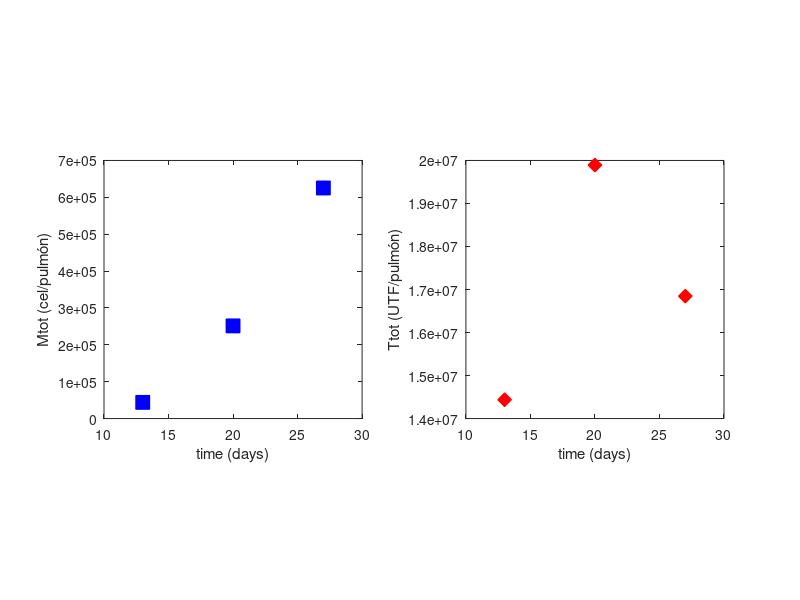

The MATLAB script that drew this image: (Note: this script raises an error after producing the figure.)
close all
clear all
clc

%% Parameter values
% To be optimized:
k2=4.5e-08; % fagocitosis
k4=10018.8985; %muerte de Tf por Mf
k5=290.8121; % apoptosis
k6=8100000; % reclutamiento de M por Mf
k9=4.8916e-10; % muerte de M por T
k10=0.2638; % muerte de Mf por T
k13=3.8989e-02; % necrosis
k14=0.24427; % muerte de Mf por Tf
k17=5.6957 %capacidad de interior de Mf vertido en la MEC de inducir fagocitosis

% Fixed
k1=0.0019; % muerte natural de M
k3=0.0019; % muerte natural de Mf
k8=0.3423; % tasa de crecimiento de T
k12=0.3423; % tasa de crecimiento de Tf
k15=2.4e+07; % capacidad de carga de T y de Tf
k16=7; %numero promedio de Tf fagocitada por Mf

%% Experimental data
time_E=[ 14, 21, 28]-1; % in days
Mtot_exp=[43831.16, 251298.7, 625324.67]; % cel/pulmón
Ttot_exp=[14438502.67, 19893048.12, 16844919.78]; % UFC/pulmón
%% Plot the data
figure
subplot(1,2,1)
plot(time_E, Mtot_exp,'s','MarkerSize', 10, 'MarkerFaceColor', 'b', 'MarkerEdgeColor', 'b')
ylabel('Mtot (cel/pulmón)')
xlabel('time (days)')
axis square

subplot(1,2,2)
plot(time_E, Ttot_exp,'d', 'MarkerSize',10, 'MarkerFaceColor','r','MarkerEdgeColor', 'r')
hold on 
%plot(-2,31914.89, 'dr', 'MarkerSize',10)
ylabel('Ttot (UTF/pulmón)')
xlabel('time (days)')
axis square


%% Run the local optimization
% Initial guess for the parameters
xinit=[k2,k4, k5, k6, k9, k10, k13, k14, k17];

% Set optimization problem
%[x,J,flag]=fminsearch(@(x)CostFunction_Tb(x,time_E, Ttot_exp, Mtot_exp),xinit);

%% Run the global optimization

tic
gs=GlobalSearch('StartPointsToRun','bounds-ineqs','Display','iter');
min=@(x)CostFunction_Tb(x,time_E, Ttot_exp, Mtot_exp);
problem=createOptimProblem('fmincon','x0',xinit,'objective',min,...
    'lb',[0,10,0,100000,0,0,0,0,0],'ub',[100,100000000,10000000,100000000000,100,1000,100,1000,100]); % around the initial guesses
x=run(gs,problem);
toc


%%
% parameters optimized
k2=x(1); %fagocitosis
k4=x(2) %muerte de Tf por Mf
k5=x(3);  % apoptosis
k6=x(4); % reclutamiento de M por Mf
k9=x(5); % muerte de M por T
k10=x(6); % muerte de Mf por T
k13=x(7); % necrosis
k14=x(8); % muerte de Mf por Tf
k17=x(9); %capacidad de interior de Mf vertido en la MEC de inducir fagocitosis

%integration interval
tspan = [0 time_E(end)]; %integration interval

%% initial conditions: from F1 simulations
y01=1.051117519075783e+05;%Macrofago 
y02=1.620381941149396e-05;%Macrofago que fagocito
y03=2.293130511228452e+06;%Tuberculosis libre
y04=8.426989828359093e+02;%Tuberculosis fagocitada

y0=[y01 y02 y03 y04];

%%
% Call the ODE solver

[t,y] = ode15s(@(t,y)Tuberculosis_ODEs(t,y, k1, k2, k3, k4, k5, k6, k8, k9, k10, k12, k13, k14, k15, k16, k17),tspan,y0);

M_tot=y(:,1)+y(:,2);
T_tot=y(:,3)+y(:,4);

%%
subplot(1,2,1)
hold on
plot(t, M_tot,  'b', 'LineWidth',2);
title(['Globally optimized parameters:' 'k_2=' num2str(x(1)) ', k_4=' num2str(x(2)) ', k_5=' num2str(x(3))]);
%plot(tback, M_totback,  '--b', 'LineWidth',2);

subplot(1,2,2)
hold on
plot(t, T_tot,  'r', 'LineWidth',2);
%plot(tback, T_totback,  '--r', 'LineWidth',2);
title([  ', k_6=' num2str(x(4)) ', k_9=' num2str(x(5)) ', k_10=' num2str(x(6)) ', k_13=' num2str(x(7)) ', k_14=' num2str(x(8)) ', k_17=' num2str(x(9))]);

%%
CostFunction_Tb(x,time_E, Ttot_exp, Mtot_exp)
